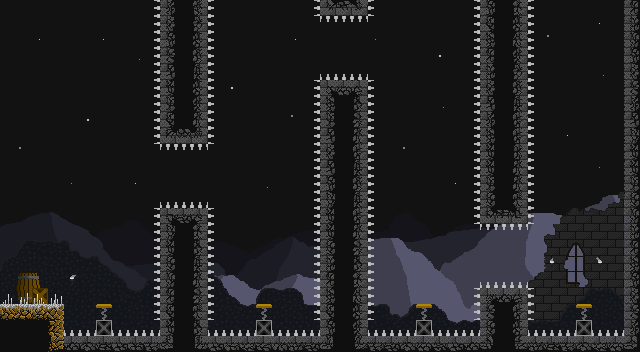

Below is a game level as drawn by its tile map, then a one-line description and the .tmx that defines it (tile-layer data replaced by summaries):
An orthogonal 40x22 tile map with 16x16 px tiles, 6 tile layers (Background Background, Lower Background, Mid Background, Upper Background, ...), 14 tilesets and 41 objects.

<map version="1.2" tiledversion="1.2.1" orientation="orthogonal" renderorder="right-down" width="40" height="22" tilewidth="16" tileheight="16" infinite="0" nextlayerid="15" nextobjectid="96">
 <tileset firstgid="1" source="AllSprites.tsx" />
 <tileset firstgid="197" source="Sparkle.tsx" />
 <tileset firstgid="223" source="DesignOne.tsx" />
 <tileset firstgid="244" source="Mountains.tsx" />
 <tileset firstgid="245" source="Steel Box.tsx" />
 <tileset firstgid="261" source="Grey Bricks.tsx" />
 <tileset firstgid="371" source="Dirt.tsx" />
 <tileset firstgid="435" source="Grass.tsx" />
 <tileset firstgid="465" source="MidBackground.tsx" />
 <tileset firstgid="555" source="comet.tsx" />
 <tileset firstgid="580" source="GBBackground.tsx" />
 <tileset firstgid="652" source="Wood Boxes.tsx" />
 <tileset firstgid="664" source="Barrel.tsx" />
 <tileset firstgid="676" source="Torch.tsx" />
 <objectgroup id="5" name="Ground">
  <object id="55" x="0" y="304" width="64" height="16" />
  <object id="56" x="0" y="320" width="48" height="32" />
  <object id="57" x="160" y="208" width="48" height="144" />
  <object id="58" x="160" y="0" width="48" height="144" />
  <object id="59" x="320" y="80" width="48" height="272" />
  <object id="60" x="320" y="0" width="48" height="16" />
  <object id="61" x="480" y="0" width="48" height="224" />
  <object id="62" x="480" y="288" width="48" height="64" />
  <object id="63" x="416" y="320" width="16" height="16" />
  <object id="64" x="256" y="320" width="16" height="16" />
  <object id="65" x="96" y="320" width="16" height="16" />
  <object id="66" x="576" y="320" width="16" height="16" />
  <object id="67" x="624" y="0" width="16" height="352" />
 </objectgroup>
 <objectgroup id="6" name="Spikes">
  <object id="73" x="528" y="0" width="16" height="224" />
  <object id="74" x="480" y="224" width="48" height="16" />
  <object id="75" x="464" y="0" width="16" height="224" />
  <object id="76" x="368" y="0" width="16" height="16" />
  <object id="77" x="320" y="16" width="48" height="16" />
  <object id="78" x="304" y="0" width="16" height="16" />
  <object id="79" x="208" y="0" width="16" height="144" />
  <object id="80" x="160" y="144" width="48" height="16" />
  <object id="81" x="144" y="0" width="16" height="144" />
  <object id="82" x="48" y="320" width="16" height="32" />
  <object id="83" x="64" y="336" width="96" height="16" />
  <object id="84" x="144" y="208" width="16" height="128" />
  <object id="85" x="160" y="192" width="48" height="16" />
  <object id="86" x="208" y="208" width="16" height="144" />
  <object id="87" x="224" y="336" width="80" height="16" />
  <object id="88" x="304" y="80" width="16" height="272" />
  <object id="89" x="320" y="64" width="48" height="16" />
  <object id="90" x="368" y="80" width="16" height="272" />
  <object id="91" x="384" y="336" width="80" height="16" />
  <object id="92" x="464" y="288" width="16" height="64" />
  <object id="93" x="480" y="272" width="48" height="16" />
  <object id="94" x="528" y="288" width="16" height="64" />
  <object id="95" x="544" y="336" width="80" height="16" />
 </objectgroup>
 <objectgroup id="7" name="Trampolines">
  <object id="68" x="576" y="304" width="16" height="16" />
  <object id="69" x="416" y="304" width="16" height="16" />
  <object id="70" x="256" y="304" width="16" height="16" />
  <object id="71" x="96" y="304" width="16" height="16" />
 </objectgroup>
 <objectgroup id="8" name="One Way Platforms" />
 <objectgroup id="9" name="Crumble Platforms" />
 <objectgroup id="10" name="Goal">
  <object id="72" x="544" y="0" width="80" height="16" />
 </objectgroup>
 <layer id="1" name="Background Background" width="40" height="22">
  <data>[880 cells, 880 non-empty, 1 distinct tile ids]</data>
 </layer>
 <layer id="11" name="Lower Background" width="40" height="22">
  <data>[880 cells, 31 non-empty, 15 distinct tile ids]</data>
 </layer>
 <layer id="12" name="Mid Background" width="40" height="22">
  <data>[880 cells, 44 non-empty, 14 distinct tile ids]</data>
 </layer>
 <layer id="13" name="Upper Background" width="40" height="22">
  <data>[880 cells, 87 non-empty, 33 distinct tile ids]</data>
 </layer>
 <layer id="2" name="Graphics" width="40" height="22">
  <data>[880 cells, 371 non-empty, 84 distinct tile ids]</data>
 </layer>
 <layer id="14" name="Design" width="40" height="22">
  <data>[880 cells, 8 non-empty, 8 distinct tile ids]</data>
 </layer>
</map>
